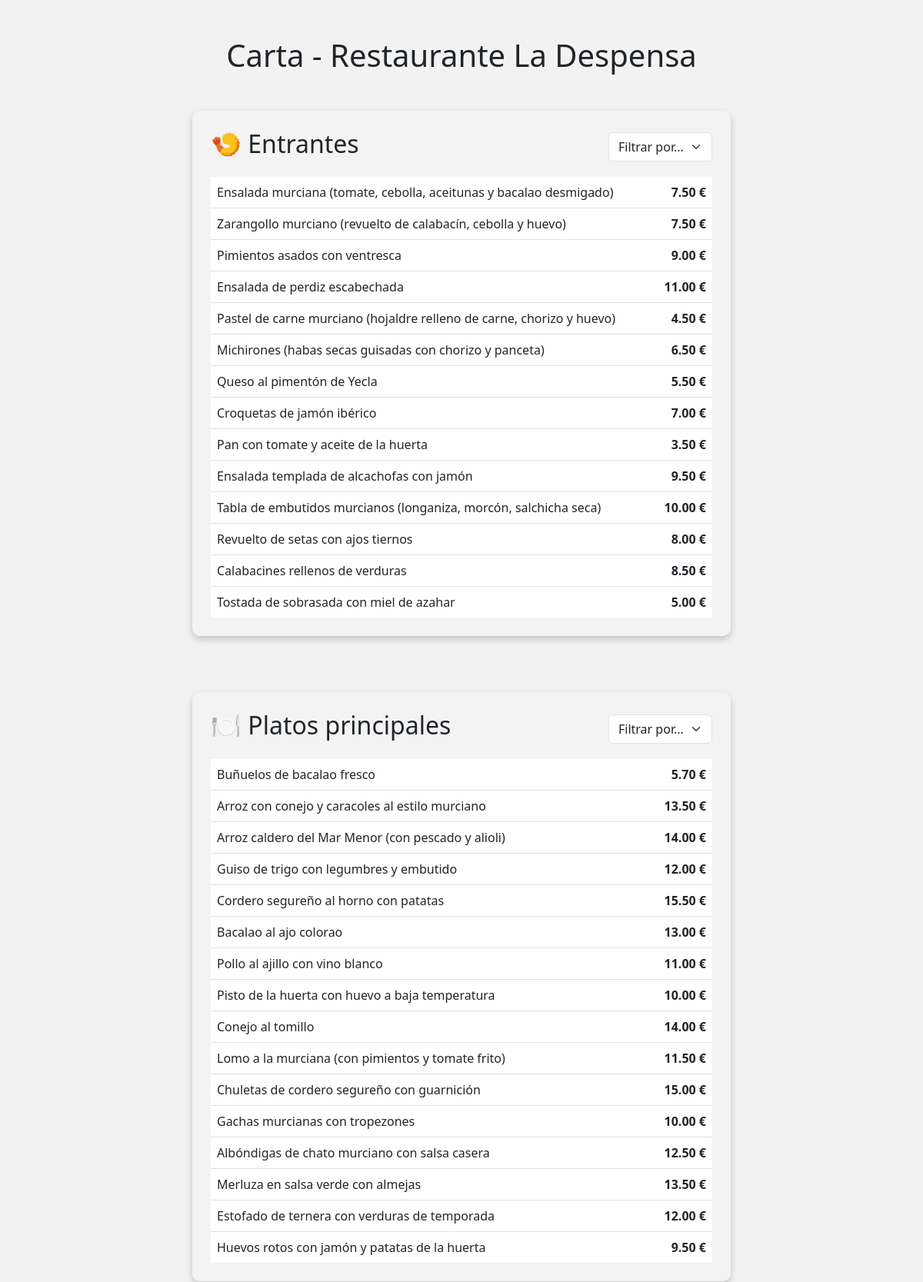
Page /carta.php (upper part) on the committed database.
### tables this page shows
CREATE TABLE `categoria` (
  `idcat` int(11) NOT NULL,
  `nombre` varchar(255) NOT NULL,
  `estado` tinyint(1) NOT NULL COMMENT '0=disponible 1=bloqueado'
);

CREATE TABLE `producto` (
  `idprod` int(11) NOT NULL,
  `nombre` varchar(255) NOT NULL,
  `precio` decimal(6,2) NOT NULL,
  `stock` int(11) NOT NULL,
  `estado` tinyint(1) NOT NULL,
  `categoria` int(11) NOT NULL,
  `estado_cat` tinyint(1) NOT NULL COMMENT '0=disponible 1=bloqueado'
);

### carta.php (the view, shortened to what this page needs)
<?php
include("conexion.php");
?>
<!DOCTYPE html>
<html lang="es">
<head>
    <?php include("head.php"); ?>
    <link rel="stylesheet" href="styles.css" type="text/css">
</head>
<body class="d-flex flex-column min-vh-100">
    <div class="wrapper">
        <main class="container my-5">
            <h1 class="mb-5">Carta - Restaurante La Despensa</h1>
            <?php
            $categorias = mysqli_query($conn, "SELECT * FROM categoria");
            if (mysqli_num_rows($categorias) > 0) {
                while ($cat = mysqli_fetch_assoc($categorias)) {
                    echo "<section class='category mb-4'>";
                    echo "<div class='d-flex justify-content-between align-items-center mb-3'>";
                    if ($cat['nombre'] == 'Entrantes') echo "<h2>🍤 " . $cat['nombre'] . "</h2>";
                    if ($cat['nombre'] == 'Platos principales') echo "<h2>🍽️ " . $cat['nombre'] . "</h2>";
                    echo "<form method='POST'>
                    <select name='filtro' class='form-select' onchange='this.form.submit()'>
                    <option selected disabled>Filtrar por...</option>
                    <option value='nombre'>Nombre</option>
                    <option value='precio'>Precio</option>
                    </select>
                    </form>";
                    echo "</div>";
                    $productos = mysqli_query($conn, "SELECT * FROM producto WHERE categoria = " . $cat['idcat'] . " AND estado = 0");
                    if (mysqli_num_rows($productos) > 0) {
                        echo "<div class='list-group list-group-flush'>";
                        while ($prod = mysqli_fetch_assoc($productos)) {
                            echo "<div class='list-group-item d-flex justify-content-between align-items-center p-2 bg-stripped'>";
                            echo "<span>" . $prod['nombre'] . "</span>";
                            echo "<span class='price fw-bold fs-10px'>" . $prod['precio'] . " €</span>";
                            echo "</div>";
                        }
                        echo "</div>";
                    } else {
                        echo "<p class='text-muted'>No hay productos disponibles en esta categoría.</p>";
                    }
                    echo "</section>";
                }
            } else {
                echo "<p>No hay categorías registradas.</p>";
            }
            ?>
        </main>
    </div>
</body>
</html>

### styles.css (style rules this page uses)
body { display: flex; min-height: 100vh; flex-direction: column; background-color: #f8f9fa; background: linear-gradient(rgba(0, 0, 0, 0.05), rgba(0, 0, 0, 0.05)); margin: 0; }
.wrapper { display: flex; flex: 1; }
main { display: flex; flex-direction: column; align-items: center; justify-content: center; text-align: center; }
.category { background-color: rgba(255, 255, 255, 0.1); border-radius: 10px; padding: 1.5rem; margin-bottom: 2rem; width: 100%; max-width: 700px; box-shadow: 0 4px 10px rgba(0, 0, 0, 0.2); }
.price { font-weight: bold; }

### rows in the picture
categoria: nombre "Entrantes"
producto: nombre "Ensalada murciana (tomate, cebolla, aceitunas y bacalao desmigado)", precio "7.50"
producto: nombre "Zarangollo murciano (revuelto de calabacín, cebolla y huevo)", precio "7.50"
producto: nombre "Pimientos asados con ventresca", precio "9.00"
producto: nombre "Ensalada de perdiz escabechada", precio "11.00"
producto: nombre "Pastel de carne murciano (hojaldre relleno de carne, chorizo y huevo)", precio "4.50"
producto: nombre "Michirones (habas secas guisadas con chorizo y panceta)", precio "6.50"
producto: nombre "Queso al pimentón de Yecla", precio "5.50"
producto: nombre "Croquetas de jamón ibérico", precio "7.00"
producto: nombre "Pan con tomate y aceite de la huerta", precio "3.50"
producto: nombre "Ensalada templada de alcachofas con jamón", precio "9.50"
producto: nombre "Tabla de embutidos murcianos (longaniza, morcón, salchicha seca)", precio "10.00"
producto: nombre "Revuelto de setas con ajos tiernos", precio "8.00"
producto: nombre "Calabacines rellenos de verduras", precio "8.50"
producto: nombre "Tostada de sobrasada con miel de azahar", precio "5.00"
categoria: nombre "Platos principales"
producto: nombre "Buñuelos de bacalao fresco", precio "5.70"
producto: nombre "Arroz con conejo y caracoles al estilo murciano", precio "13.50"
producto: nombre "Arroz caldero del Mar Menor (con pescado y alioli)", precio "14.00"
producto: nombre "Guiso de trigo con legumbres y embutido", precio "12.00"
producto: nombre "Cordero segureño al horno con patatas", precio "15.50"
producto: nombre "Bacalao al ajo colorao", precio "13.00"
producto: nombre "Pollo al ajillo con vino blanco", precio "11.00"
producto: nombre "Pisto de la huerta con huevo a baja temperatura", precio "10.00"
producto: nombre "Conejo al tomillo", precio "14.00"
producto: nombre "Lomo a la murciana (con pimientos y tomate frito)", precio "11.50"
producto: nombre "Chuletas de cordero segureño con guarnición", precio "15.00"
producto: nombre "Gachas murcianas con tropezones", precio "10.00"
producto: nombre "Albóndigas de chato murciano con salsa casera", precio "12.50"
producto: nombre "Merluza en salsa verde con almejas", precio "13.50"
producto: nombre "Estofado de ternera con verduras de temporada", precio "12.00"
producto: nombre "Huevos rotos con jamón y patatas de la huerta", precio "9.50"
